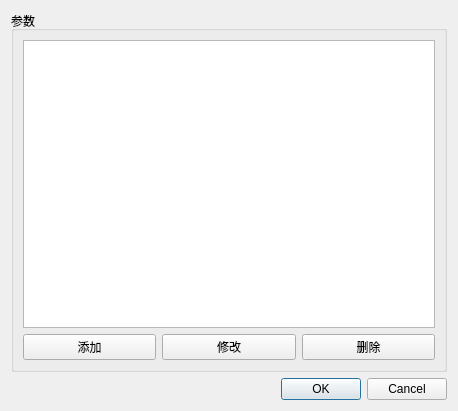
<?xml version="1.0" encoding="UTF-8"?>
<ui version="4.0">
 <class>W_FastListWindow</class>
 <widget class="QDialog" name="W_FastListWindow">
  <property name="geometry">
   <rect>
    <x>0</x>
    <y>0</y>
    <width>458</width>
    <height>411</height>
   </rect>
  </property>
  <property name="windowTitle">
   <string>快速列表窗口</string>
  </property>
  <layout class="QVBoxLayout" name="verticalLayout">
   <item>
    <widget class="QGroupBox" name="groupBox">
     <property name="title">
      <string>参数</string>
     </property>
     <layout class="QGridLayout" name="gridLayout">
      <item row="1" column="1">
       <widget class="QPushButton" name="pushButton_modify">
        <property name="text">
         <string>修改</string>
        </property>
       </widget>
      </item>
      <item row="1" column="0">
       <widget class="QPushButton" name="pushButton_add">
        <property name="text">
         <string>添加</string>
        </property>
       </widget>
      </item>
      <item row="1" column="2">
       <widget class="QPushButton" name="pushButton_delete">
        <property name="text">
         <string>删除</string>
        </property>
       </widget>
      </item>
      <item row="0" column="0" colspan="3">
       <widget class="QTableWidget" name="tableWidget"/>
      </item>
     </layout>
    </widget>
   </item>
   <item>
    <widget class="QDialogButtonBox" name="buttonBox">
     <property name="orientation">
      <enum>Qt::Horizontal</enum>
     </property>
     <property name="standardButtons">
      <set>QDialogButtonBox::Cancel|QDialogButtonBox::Ok</set>
     </property>
    </widget>
   </item>
  </layout>
 </widget>
 <resources/>
 <connections>
  <connection>
   <sender>buttonBox</sender>
   <signal>rejected()</signal>
   <receiver>W_FastListWindow</receiver>
   <slot>reject()</slot>
   <hints>
    <hint type="sourcelabel">
     <x>336</x>
     <y>322</y>
    </hint>
    <hint type="destinationlabel">
     <x>286</x>
     <y>274</y>
    </hint>
   </hints>
  </connection>
 </connections>
</ui>
